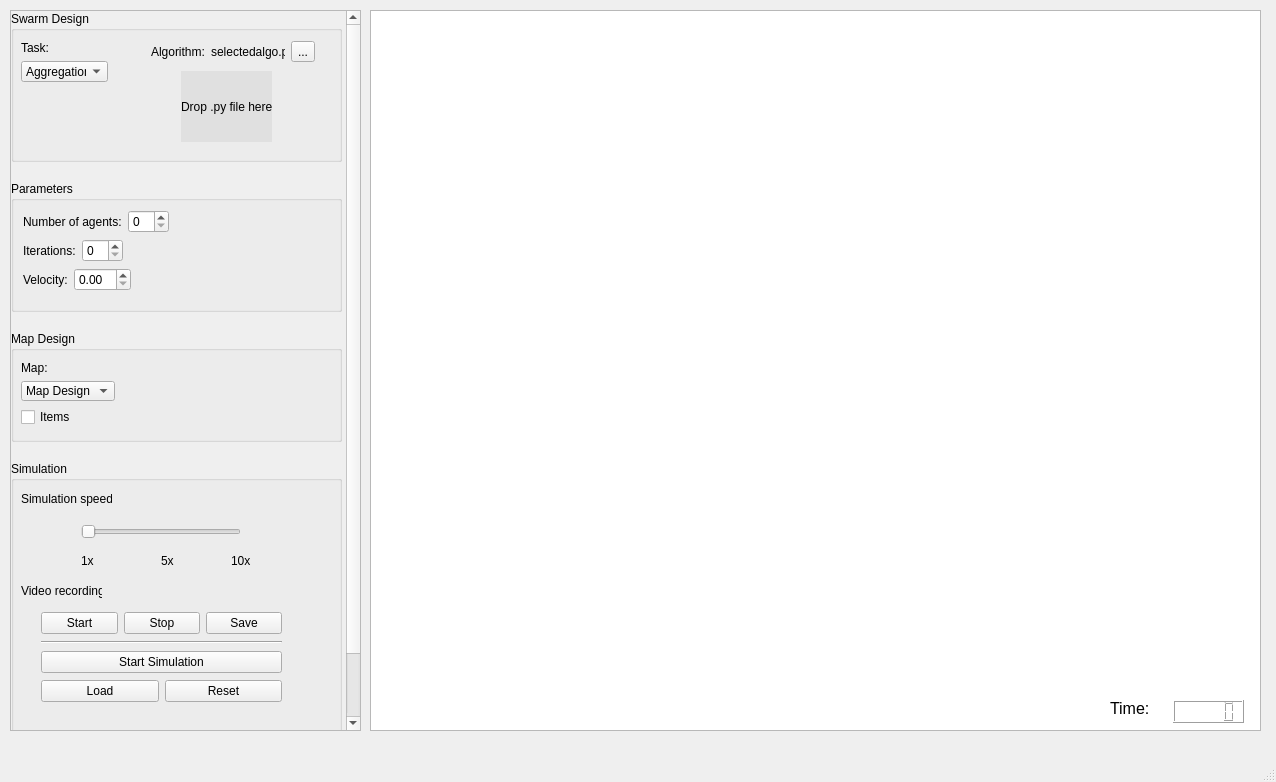
<?xml version="1.0" encoding="UTF-8"?>
<ui version="4.0">
 <class>mainWindow</class>
 <widget class="QMainWindow" name="mainWindow">
  <property name="geometry">
   <rect>
    <x>0</x>
    <y>0</y>
    <width>1276</width>
    <height>782</height>
   </rect>
  </property>
  <property name="windowTitle">
   <string>MainWindow</string>
  </property>
  <widget class="QWidget" name="centralWidget">
   <widget class="QGraphicsView" name="simulationGraphicsView">
    <property name="geometry">
     <rect>
      <x>370</x>
      <y>10</y>
      <width>891</width>
      <height>721</height>
     </rect>
    </property>
   </widget>
   <widget class="QLCDNumber" name="timeLcdNumber">
    <property name="geometry">
     <rect>
      <x>1173</x>
      <y>700</y>
      <width>71</width>
      <height>23</height>
     </rect>
    </property>
   </widget>
   <widget class="QLabel" name="timeLabel">
    <property name="geometry">
     <rect>
      <x>1110</x>
      <y>700</y>
      <width>71</width>
      <height>16</height>
     </rect>
    </property>
    <property name="font">
     <font>
      <pointsize>12</pointsize>
     </font>
    </property>
    <property name="text">
     <string>Time:</string>
    </property>
   </widget>
   <widget class="QWidget" name="layoutWidget">
    <property name="geometry">
     <rect>
      <x>0</x>
      <y>0</y>
      <width>2</width>
      <height>2</height>
     </rect>
    </property>
    <layout class="QVBoxLayout" name="verticalLayout"/>
   </widget>
   <widget class="QScrollArea" name="scrollArea">
    <property name="geometry">
     <rect>
      <x>10</x>
      <y>10</y>
      <width>351</width>
      <height>721</height>
     </rect>
    </property>
    <property name="widgetResizable">
     <bool>true</bool>
    </property>
    <widget class="QWidget" name="scrollAreaWidgetContents_2">
     <property name="geometry">
      <rect>
       <x>0</x>
       <y>0</y>
       <width>332</width>
       <height>791</height>
      </rect>
     </property>
     <property name="minimumSize">
      <size>
       <width>331</width>
       <height>791</height>
      </size>
     </property>
     <widget class="QGroupBox" name="parametersGroupBox_2">
      <property name="geometry">
       <rect>
        <x>0</x>
        <y>170</y>
        <width>331</width>
        <height>131</height>
       </rect>
      </property>
      <property name="minimumSize">
       <size>
        <width>331</width>
        <height>131</height>
       </size>
      </property>
      <property name="autoFillBackground">
       <bool>true</bool>
      </property>
      <property name="title">
       <string>Parameters</string>
      </property>
      <layout class="QFormLayout" name="formLayout_2">
       <item row="0" column="0">
        <layout class="QHBoxLayout" name="horizontalLayout_13">
         <item>
          <widget class="QLabel" name="agentNumberLabel_3">
           <property name="text">
            <string>Number of agents:</string>
           </property>
          </widget>
         </item>
         <item>
          <widget class="QSpinBox" name="agentNumberSpinBox_3"/>
         </item>
        </layout>
       </item>
       <item row="1" column="0">
        <layout class="QHBoxLayout" name="horizontalLayout_14">
         <item>
          <widget class="QLabel" name="iterationLabel_3">
           <property name="text">
            <string>Iterations:</string>
           </property>
          </widget>
         </item>
         <item>
          <widget class="QSpinBox" name="iterationSpinBox_3"/>
         </item>
        </layout>
       </item>
       <item row="2" column="0">
        <layout class="QHBoxLayout" name="horizontalLayout_15">
         <item>
          <widget class="QLabel" name="velocityLabel_3">
           <property name="text">
            <string>Velocity:</string>
           </property>
          </widget>
         </item>
         <item>
          <widget class="QDoubleSpinBox" name="velocityDoubleSpinBox_3"/>
         </item>
        </layout>
       </item>
      </layout>
     </widget>
     <widget class="QGroupBox" name="mapGroupBox_2">
      <property name="geometry">
       <rect>
        <x>0</x>
        <y>320</y>
        <width>331</width>
        <height>111</height>
       </rect>
      </property>
      <property name="minimumSize">
       <size>
        <width>331</width>
        <height>111</height>
       </size>
      </property>
      <property name="autoFillBackground">
       <bool>true</bool>
      </property>
      <property name="title">
       <string>Map Design</string>
      </property>
      <widget class="QWidget" name="layoutWidget_12">
       <property name="geometry">
        <rect>
         <x>10</x>
         <y>30</y>
         <width>94</width>
         <height>66</height>
        </rect>
       </property>
       <layout class="QVBoxLayout" name="verticalLayout_10">
        <item>
         <layout class="QVBoxLayout" name="verticalLayout_11">
          <item>
           <widget class="QLabel" name="mapLabel_3">
            <property name="text">
             <string>Map:</string>
            </property>
           </widget>
          </item>
          <item>
           <widget class="QComboBox" name="mapComboBox_3">
            <item>
             <property name="text">
              <string>Map Design 1</string>
             </property>
            </item>
            <item>
             <property name="text">
              <string>Map Design 2</string>
             </property>
            </item>
            <item>
             <property name="text">
              <string>Map Design 3</string>
             </property>
            </item>
           </widget>
          </item>
         </layout>
        </item>
        <item>
         <widget class="QCheckBox" name="itemCheckBox_3">
          <property name="text">
           <string>Items</string>
          </property>
         </widget>
        </item>
       </layout>
      </widget>
     </widget>
     <widget class="QGroupBox" name="simulationGoupBox_2">
      <property name="geometry">
       <rect>
        <x>0</x>
        <y>450</y>
        <width>331</width>
        <height>281</height>
       </rect>
      </property>
      <property name="minimumSize">
       <size>
        <width>331</width>
        <height>281</height>
       </size>
      </property>
      <property name="autoFillBackground">
       <bool>true</bool>
      </property>
      <property name="title">
       <string>Simulation</string>
      </property>
      <widget class="QLabel" name="simulationSpeedLabel_3">
       <property name="geometry">
        <rect>
         <x>10</x>
         <y>30</y>
         <width>91</width>
         <height>16</height>
        </rect>
       </property>
       <property name="text">
        <string>Simulation speed:</string>
       </property>
      </widget>
      <widget class="QLabel" name="videoRecordingLabel_3">
       <property name="geometry">
        <rect>
         <x>10</x>
         <y>120</y>
         <width>81</width>
         <height>20</height>
        </rect>
       </property>
       <property name="text">
        <string>Video recording:</string>
       </property>
      </widget>
      <widget class="QSlider" name="simulationSpeedHorizontalSlider_3">
       <property name="geometry">
        <rect>
         <x>70</x>
         <y>60</y>
         <width>160</width>
         <height>22</height>
        </rect>
       </property>
       <property name="orientation">
        <enum>Qt::Horizontal</enum>
       </property>
      </widget>
      <widget class="QLabel" name="x1Label_3">
       <property name="geometry">
        <rect>
         <x>70</x>
         <y>90</y>
         <width>20</width>
         <height>20</height>
        </rect>
       </property>
       <property name="text">
        <string>1x</string>
       </property>
      </widget>
      <widget class="QLabel" name="x5Label_3">
       <property name="geometry">
        <rect>
         <x>150</x>
         <y>90</y>
         <width>20</width>
         <height>20</height>
        </rect>
       </property>
       <property name="text">
        <string>5x</string>
       </property>
      </widget>
      <widget class="QLabel" name="x10Label_3">
       <property name="geometry">
        <rect>
         <x>220</x>
         <y>90</y>
         <width>21</width>
         <height>20</height>
        </rect>
       </property>
       <property name="text">
        <string>10x</string>
       </property>
      </widget>
      <widget class="QWidget" name="layoutWidget_13">
       <property name="geometry">
        <rect>
         <x>30</x>
         <y>150</y>
         <width>241</width>
         <height>96</height>
        </rect>
       </property>
       <layout class="QVBoxLayout" name="verticalLayout_12">
        <item>
         <layout class="QHBoxLayout" name="horizontalLayout_16">
          <item>
           <widget class="QPushButton" name="startPushButton_3">
            <property name="text">
             <string>Start</string>
            </property>
           </widget>
          </item>
          <item>
           <widget class="QPushButton" name="stopPushButton_3">
            <property name="text">
             <string>Stop</string>
            </property>
           </widget>
          </item>
          <item>
           <widget class="QPushButton" name="savePushButton_3">
            <property name="text">
             <string>Save</string>
            </property>
           </widget>
          </item>
         </layout>
        </item>
        <item>
         <widget class="Line" name="horizontalLine_3">
          <property name="orientation">
           <enum>Qt::Horizontal</enum>
          </property>
         </widget>
        </item>
        <item>
         <widget class="QPushButton" name="startSimulationPushButton_3">
          <property name="text">
           <string>Start Simulation</string>
          </property>
         </widget>
        </item>
        <item>
         <layout class="QHBoxLayout" name="horizontalLayout_17">
          <item>
           <widget class="QPushButton" name="loadPushButton_3">
            <property name="text">
             <string>Load</string>
            </property>
           </widget>
          </item>
          <item>
           <widget class="QPushButton" name="resetPushButton_3">
            <property name="text">
             <string>Reset</string>
            </property>
           </widget>
          </item>
         </layout>
        </item>
       </layout>
      </widget>
     </widget>
     <widget class="QGroupBox" name="swarmDesignGroupBox_2">
      <property name="geometry">
       <rect>
        <x>0</x>
        <y>0</y>
        <width>331</width>
        <height>151</height>
       </rect>
      </property>
      <property name="minimumSize">
       <size>
        <width>331</width>
        <height>151</height>
       </size>
      </property>
      <property name="autoFillBackground">
       <bool>true</bool>
      </property>
      <property name="title">
       <string>Swarm Design</string>
      </property>
      <widget class="QFrame" name="dropFrame_3">
       <property name="geometry">
        <rect>
         <x>170</x>
         <y>60</y>
         <width>91</width>
         <height>71</height>
        </rect>
       </property>
       <property name="mouseTracking">
        <bool>true</bool>
       </property>
       <property name="acceptDrops">
        <bool>true</bool>
       </property>
       <property name="autoFillBackground">
        <bool>false</bool>
       </property>
       <property name="styleSheet">
        <string notr="true">background-color: #E0E0E0</string>
       </property>
       <property name="frameShape">
        <enum>QFrame::StyledPanel</enum>
       </property>
       <property name="frameShadow">
        <enum>QFrame::Raised</enum>
       </property>
       <widget class="QLabel" name="dropAlgoLabel_3">
        <property name="geometry">
         <rect>
          <x>0</x>
          <y>0</y>
          <width>91</width>
          <height>71</height>
         </rect>
        </property>
        <property name="text">
         <string>Drop .py file here</string>
        </property>
       </widget>
      </widget>
      <widget class="QWidget" name="layoutWidget_14">
       <property name="geometry">
        <rect>
         <x>140</x>
         <y>30</y>
         <width>164</width>
         <height>21</height>
        </rect>
       </property>
       <layout class="QHBoxLayout" name="horizontalLayout_18">
        <item>
         <widget class="QLabel" name="algorithmLabel_3">
          <property name="text">
           <string>Algorithm:</string>
          </property>
         </widget>
        </item>
        <item>
         <widget class="QLabel" name="selectedAlgoLabel_3">
          <property name="text">
           <string>selectedalgo.py</string>
          </property>
         </widget>
        </item>
        <item>
         <widget class="QToolButton" name="algorithmToolButton_3">
          <property name="text">
           <string>...</string>
          </property>
         </widget>
        </item>
       </layout>
      </widget>
      <widget class="QWidget" name="layoutWidget_15">
       <property name="geometry">
        <rect>
         <x>10</x>
         <y>30</y>
         <width>87</width>
         <height>41</height>
        </rect>
       </property>
       <layout class="QVBoxLayout" name="verticalLayout_13">
        <item>
         <widget class="QLabel" name="taskLabel_3">
          <property name="text">
           <string>Task:</string>
          </property>
         </widget>
        </item>
        <item>
         <widget class="QComboBox" name="taskComboBox_3">
          <item>
           <property name="text">
            <string>Aggregation</string>
           </property>
          </item>
          <item>
           <property name="text">
            <string>Exploration</string>
           </property>
          </item>
          <item>
           <property name="text">
            <string>Foraging</string>
           </property>
          </item>
         </widget>
        </item>
       </layout>
      </widget>
     </widget>
    </widget>
   </widget>
  </widget>
  <widget class="QMenuBar" name="menuBar">
   <property name="geometry">
    <rect>
     <x>0</x>
     <y>0</y>
     <width>1276</width>
     <height>21</height>
    </rect>
   </property>
  </widget>
  <widget class="QStatusBar" name="statusBar"/>
 </widget>
 <tabstops>
  <tabstop>simulationGraphicsView</tabstop>
 </tabstops>
 <resources/>
 <connections/>
</ui>
